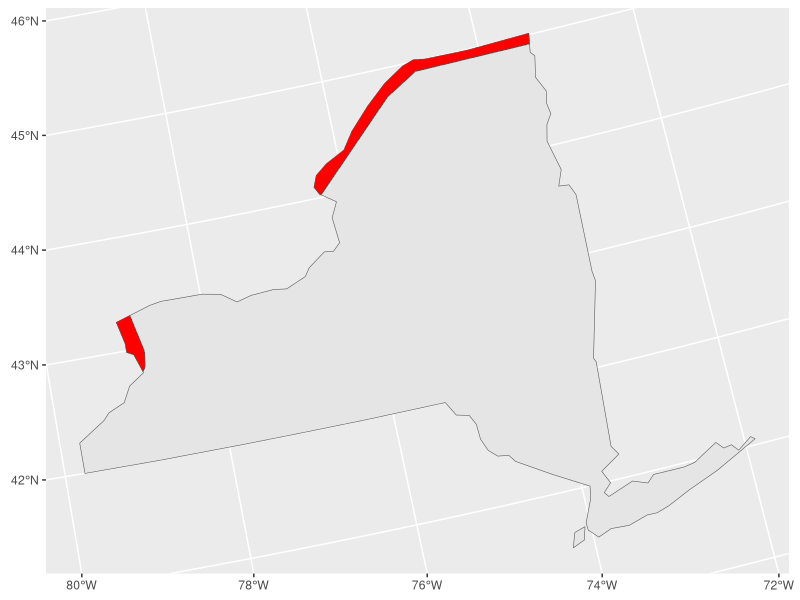

Write R code to recreate this figure.
library(spData)
library(sf)
library(tidyverse)
library(units)
# library(units) #this one is optional, but can help with unit conversions.

#load 'world' data from spData package
data(world)  
# load 'states' boundaries from spData package
data(us_states)

albers="+proj=aea +lat_1=29.5 +lat_2=45.5 +lat_0=37.5 +lon_0=-96 +x_0=0 +y_0=0 +ellps=GRS80 +datum=NAD83 +units=m +no_defs"

#filter the world dataset to canada
canada <- world %>%
   filter(name_long=="Canada")
canada_map <-sf::st_transform(canada,"+proj=aea +lat_1=29.5 +lat_2=45.5 +lat_0=37.5 +lon_0=-96 +x_0=0 +y_0=0 +ellps=GRS80 +datum=NAD83 +units=m +no_defs")

#filter the NYC dataset
new_york<- us_states %>%
      filter(NAME=="New York")
ny_map <- sf::st_transform(new_york,"+proj=aea +lat_1=29.5 +lat_2=45.5 +lat_0=37.5 +lon_0=-96 +x_0=0 +y_0=0 +ellps=GRS80 +datum=NAD83 +units=m +no_defs")

border_object <- st_intersection(ny_map, st_buffer(canada_map,dist = 10000))

#Intersect and Plot canada/NY border
border_map <- ggplot() +
  geom_sf(data = ny_map) +
  geom_sf(data=st_intersection(ny_map, st_buffer(canada_map,dist = 10000)), fill= "red")

  
#calculate the area of the polygon
polygon_area <- st_area(border_object) %>%
     set_units(km^2)
  

  

  
  
